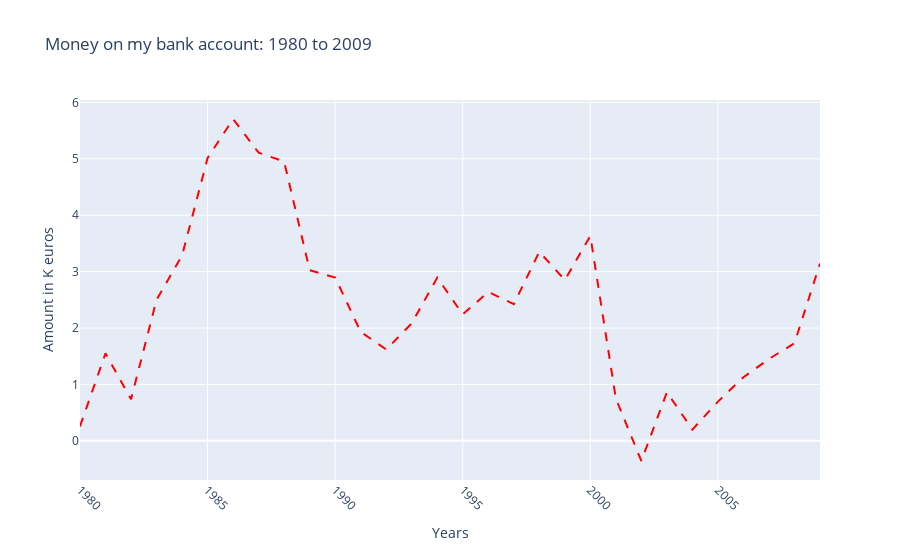

Here is the notebook cell this chart was saved with:
### Code cell
fig = px.line(df, x='years', y='amount',
              title="Money on my bank account: 1980 to 2009",
              labels={'years': 'Years', 'amount': 'Amount in K euros'})

fig.update_traces(line=dict(color='red', dash='dash'))
fig.update_layout(xaxis=dict(tickangle=45))

fig.show()

### Figure 1 — Plotly figure (JSON) as saved in the notebook; plotly's stock layout.template omitted (floating-point values rounded to 4 significant figures)
{"data": [{"hovertemplate": "Years=%{x}<br>Amount in K euros=%{y}<extra></extra>", "legendgroup": "", "line": {"color": "red", "dash": "dash"}, "marker": {"symbol": "circle"}, "mode": "lines", "name": "", "orientation": "v", "showlegend": false, "type": "scatter", "x": [1980, 1981, 1982, 1983, 1984, 1985, 1986, 1987, 1988, 1989, 1990, 1991, 1992, 1993, 1994, 1995, 1996, 1997, 1998, 1999, 2000, 2001, 2002, 2003, 2004, 2005, 2006, 2007, 2008, 2009], "xaxis": "x", "y": [0.2569, 1.551, 0.7381, 2.501, 3.286, 5.014, 5.706, 5.108, 4.952, 3.027, 2.895, 1.932, 1.62, 2.083, 2.894, 2.243, 2.641, 2.424, 3.353, 2.853, 3.633, 0.7488, -0.3568, 0.8629, 0.2007, 0.696, 1.129, 1.452, 1.732, 3.144], "yaxis": "y"}], "layout": {"legend": {"tracegroupgap": 0}, "title": {"text": "Money on my bank account: 1980 to 2009"}, "xaxis": {"anchor": "y", "domain": [0, 1], "tickangle": 45, "title": {"text": "Years"}}, "yaxis": {"anchor": "x", "domain": [0, 1], "title": {"text": "Amount in K euros"}}}}
